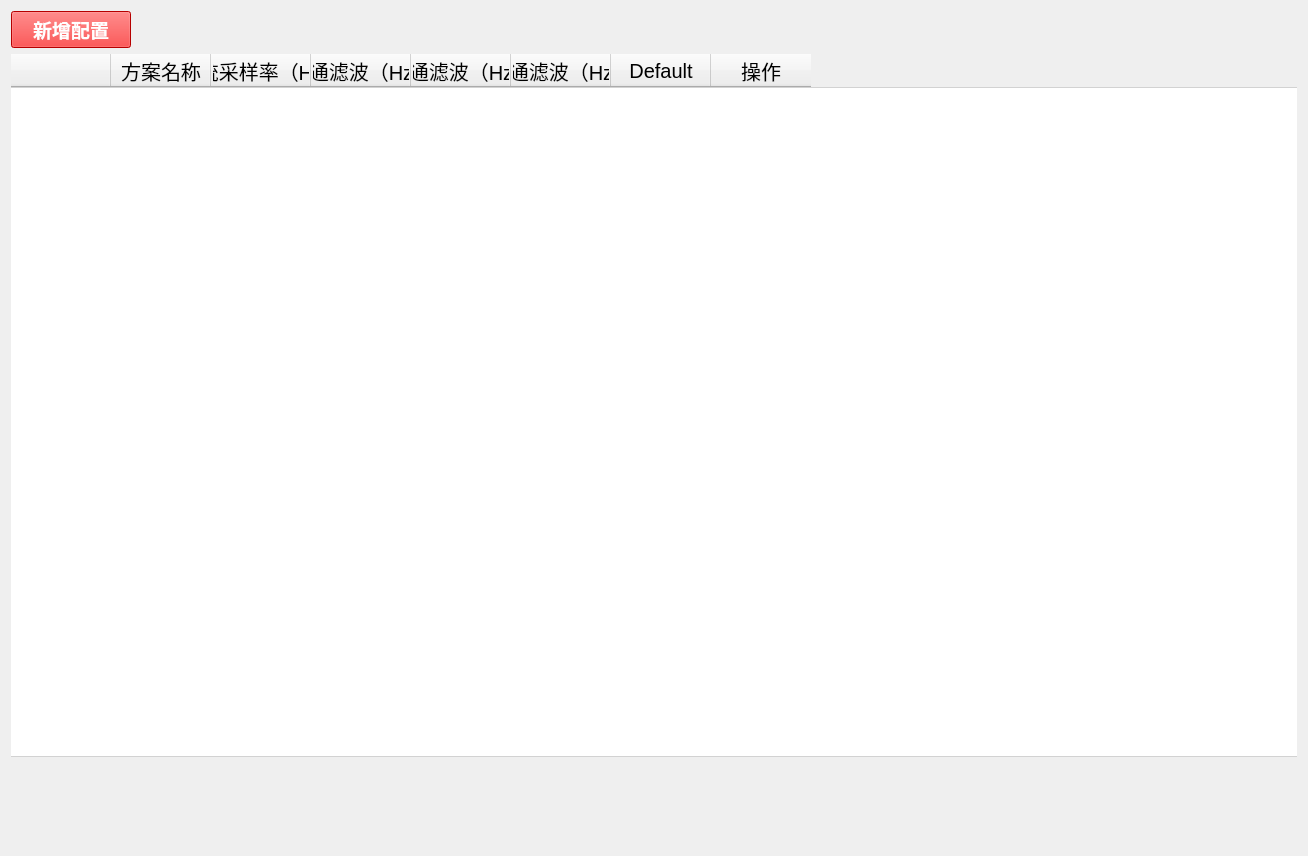
<?xml version="1.0" encoding="UTF-8"?>
<ui version="4.0">
 <class>Form</class>
 <widget class="QWidget" name="Form">
  <property name="geometry">
   <rect>
    <x>0</x>
    <y>0</y>
    <width>1308</width>
    <height>856</height>
   </rect>
  </property>
  <property name="windowTitle">
   <string>Form</string>
  </property>
  <layout class="QVBoxLayout" name="verticalLayout" stretch="1,8,1">
   <item>
    <layout class="QHBoxLayout" name="horizontalLayout" stretch="1,7">
     <item>
      <widget class="QPushButton" name="pushButton">
       <property name="maximumSize">
        <size>
         <width>120</width>
         <height>16777215</height>
        </size>
       </property>
       <property name="font">
        <font>
         <family>Arial Black</family>
         <pointsize>14</pointsize>
         <weight>75</weight>
         <bold>true</bold>
        </font>
       </property>
       <property name="styleSheet">
        <string notr="true">background-color: rgb(255, 0, 0);
color: rgb(255, 255, 255);</string>
       </property>
       <property name="text">
        <string>新增配置</string>
       </property>
      </widget>
     </item>
     <item>
      <spacer name="horizontalSpacer">
       <property name="orientation">
        <enum>Qt::Horizontal</enum>
       </property>
       <property name="sizeHint" stdset="0">
        <size>
         <width>40</width>
         <height>20</height>
        </size>
       </property>
      </spacer>
     </item>
    </layout>
   </item>
   <item>
    <widget class="QTableWidget" name="tableWidget">
     <property name="styleSheet">
      <string notr="true">font: 20px;border:none;border-bottom:1px solid rgb(210, 210, 210)</string>
     </property>
     <property name="lineWidth">
      <number>1</number>
     </property>
     <attribute name="verticalHeaderStretchLastSection">
      <bool>false</bool>
     </attribute>
     <column>
      <property name="text">
       <string/>
      </property>
     </column>
     <column>
      <property name="text">
       <string>方案名称</string>
      </property>
     </column>
     <column>
      <property name="text">
       <string>系统采样率（Hz）</string>
      </property>
     </column>
     <column>
      <property name="text">
       <string>低通滤波（Hz）</string>
      </property>
     </column>
     <column>
      <property name="text">
       <string>高通滤波（Hz）</string>
      </property>
     </column>
     <column>
      <property name="text">
       <string>陷通滤波（Hz）</string>
      </property>
     </column>
     <column>
      <property name="text">
       <string>Default</string>
      </property>
     </column>
     <column>
      <property name="text">
       <string>操作</string>
      </property>
     </column>
    </widget>
   </item>
   <item>
    <spacer name="verticalSpacer">
     <property name="orientation">
      <enum>Qt::Vertical</enum>
     </property>
     <property name="sizeHint" stdset="0">
      <size>
       <width>20</width>
       <height>40</height>
      </size>
     </property>
    </spacer>
   </item>
  </layout>
 </widget>
 <resources/>
 <connections/>
</ui>
